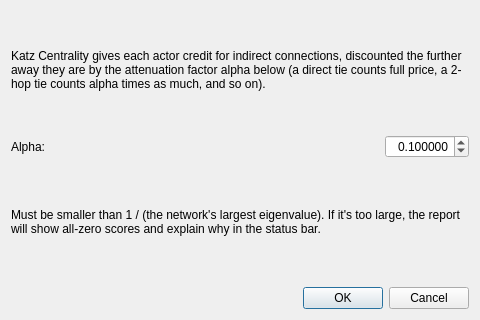
<?xml version="1.0" encoding="UTF-8"?>
<ui version="4.0">
 <class>DialogCentralityKatz</class>
 <widget class="QDialog" name="DialogCentralityKatz">
  <property name="geometry">
   <rect>
    <x>0</x>
    <y>0</y>
    <width>480</width>
    <height>320</height>
   </rect>
  </property>
  <property name="minimumSize">
   <size>
    <width>480</width>
    <height>320</height>
   </size>
  </property>
  <property name="windowTitle">
   <string>Katz Centrality</string>
  </property>
  <layout class="QVBoxLayout" name="verticalLayout">
   <item>
    <widget class="QLabel" name="label">
     <property name="text">
      <string>Katz Centrality gives each actor credit for indirect connections, discounted the further away they are by the attenuation factor alpha below (a direct tie counts full price, a 2-hop tie counts alpha times as much, and so on).</string>
     </property>
     <property name="textFormat">
      <enum>Qt::TextFormat::RichText</enum>
     </property>
     <property name="wordWrap">
      <bool>true</bool>
     </property>
    </widget>
   </item>
   <item>
    <layout class="QHBoxLayout" name="horizontalLayout">
     <item>
      <widget class="QLabel" name="alphaLabel">
       <property name="text">
        <string>Alpha:</string>
       </property>
      </widget>
     </item>
     <item>
      <spacer name="horizontalSpacer">
       <property name="orientation">
        <enum>Qt::Orientation::Horizontal</enum>
       </property>
       <property name="sizeHint" stdset="0">
        <size>
         <width>40</width>
         <height>20</height>
        </size>
       </property>
      </spacer>
     </item>
     <item>
      <widget class="QDoubleSpinBox" name="alphaDoubleSpinBox">
       <property name="minimumSize">
        <size>
         <width>80</width>
         <height>0</height>
        </size>
       </property>
       <property name="toolTip">
        <string>&lt;html&gt;&lt;head/&gt;&lt;body&gt;&lt;p&gt;Must be smaller than 1 / (the network's largest eigenvalue), or the computation will not converge - the report will explain if your value is too large.&lt;/p&gt;&lt;/body&gt;&lt;/html&gt;</string>
       </property>
       <property name="statusTip">
        <string>Attenuation factor. Larger values give more weight to distant connections.</string>
       </property>
       <property name="alignment">
        <set>Qt::AlignmentFlag::AlignRight|Qt::AlignmentFlag::AlignTrailing|Qt::AlignmentFlag::AlignVCenter</set>
       </property>
       <property name="decimals">
        <number>6</number>
       </property>
       <property name="minimum">
        <double>0.000001000000000</double>
       </property>
       <property name="maximum">
        <double>10.000000000000000</double>
       </property>
       <property name="singleStep">
        <double>0.010000000000000</double>
       </property>
       <property name="value">
        <double>0.100000000000000</double>
       </property>
      </widget>
     </item>
    </layout>
   </item>
   <item>
    <widget class="QLabel" name="hintLabel">
     <property name="text">
      <string>Must be smaller than 1 / (the network's largest eigenvalue). If it's too large, the report will show all-zero scores and explain why in the status bar.</string>
     </property>
     <property name="textFormat">
      <enum>Qt::TextFormat::RichText</enum>
     </property>
     <property name="wordWrap">
      <bool>true</bool>
     </property>
     <property name="enabled">
      <bool>true</bool>
     </property>
    </widget>
   </item>
   <item>
    <widget class="QDialogButtonBox" name="buttonBox">
     <property name="orientation">
      <enum>Qt::Orientation::Horizontal</enum>
     </property>
     <property name="standardButtons">
      <set>QDialogButtonBox::StandardButton::Cancel|QDialogButtonBox::StandardButton::Ok</set>
     </property>
    </widget>
   </item>
  </layout>
 </widget>
 <resources/>
 <connections>
  <connection>
   <sender>buttonBox</sender>
   <signal>accepted()</signal>
   <receiver>DialogCentralityKatz</receiver>
   <slot>accept()</slot>
  </connection>
  <connection>
   <sender>buttonBox</sender>
   <signal>rejected()</signal>
   <receiver>DialogCentralityKatz</receiver>
   <slot>reject()</slot>
  </connection>
 </connections>
</ui>
